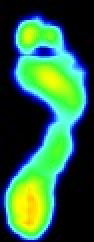
#> input picture cfpiDemoWeekWise/week_5/usingPureOpenCV/demo8.jpg, 47 x 121 px, found by its file name (shown 2 times larger)
$ jupyter execute basic2_geometric.ipynb   (shell and % lines are left out)
#> lines starting #> are read from the running program, lines starting #| are printed output that depends on the picture; after the words box and inside, x2 and y2 are one past the last pixel; in counts of white or black regions, pixels touching at a corner belong together
[cell 1]
import cv2

[cell 2]
import numpy as np

import matplotlib.pyplot as plt

[cell 3]
blankImg = np.zeros(shape=(512,512,3),dtype=np.int16)

[cell 4]
blankImg.shape

[cell 5]
plt.imshow(blankImg)

[cell 6]
cv2.rectangle(blankImg,pt1=(384,0),pt2=(510,150),color=(0,255,0),thickness=10)

[cell 7]
plt.imshow(blankImg)

[cell 8]
cv2.circle(img=blankImg,center=(100,100),radius=50,color=(255,0,0),thickness=8)
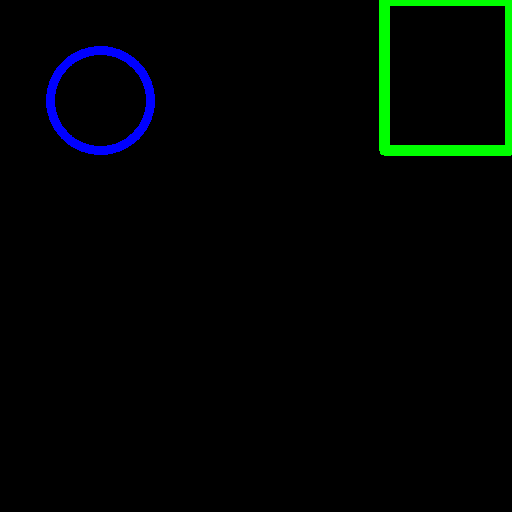
#> blankImg: shape (512, 512, 3) int16; mean of channels 0, 1, 2 2.7, 4.6, 0; drawn as B, G, R
plt.imshow(blankImg)
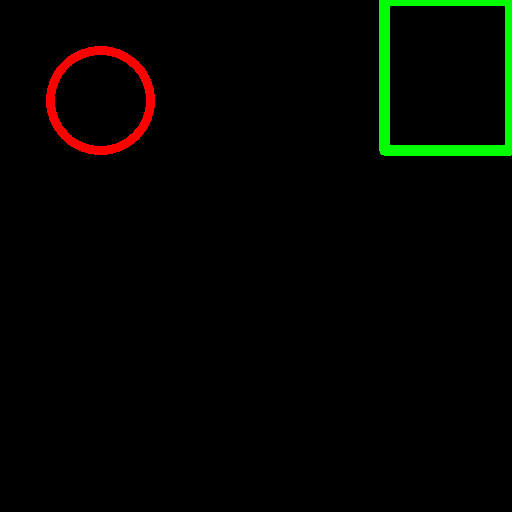
#> shown: shape (512, 512, 3); mean R, G, B 2.7, 4.6, 0

[cell 9]
cv2.circle(img=blankImg,center=(400,400),radius=50,color=(255,0,0),thickness=-1)
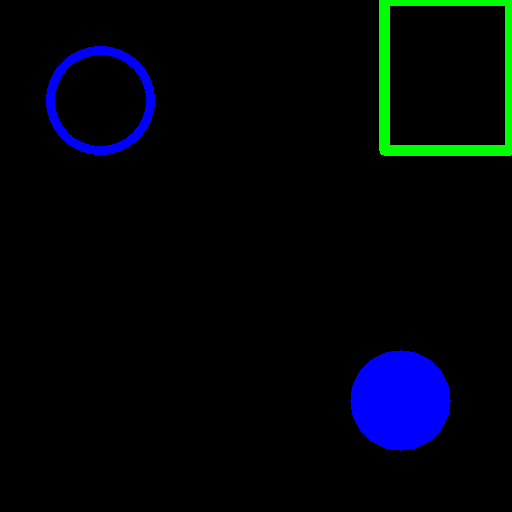
#> blankImg: shape (512, 512, 3) int16; 2.99% of pixels changed, all inside (x1, y1, x2, y2) = (350, 350, 451, 451); drawn as B, G, R
plt.imshow(blankImg)
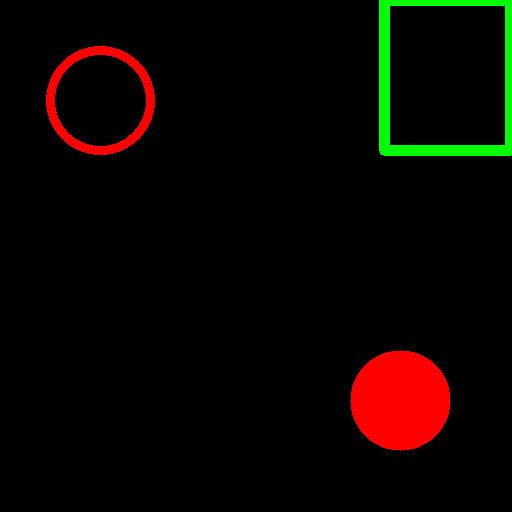
#> shown: shape (512, 512, 3); mean R, G, B 10.4, 4.6, 0

[cell 10]
cv2.line(blankImg,pt1=(0,0),pt2=(512,512),color=(102,255,255),thickness=5)
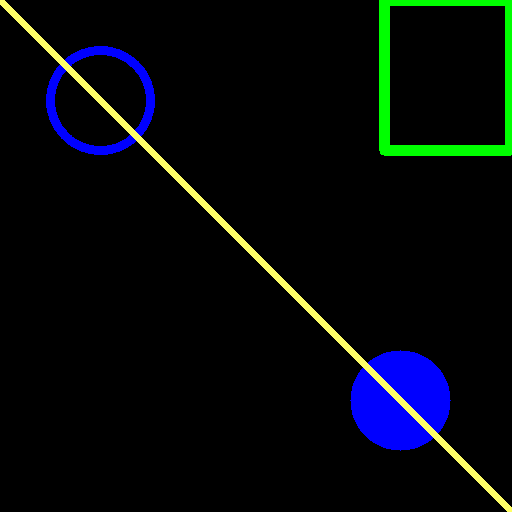
#> blankImg: shape (512, 512, 3) int16; 1.75% of pixels changed, all inside (x1, y1, x2, y2) = (0, 0, 512, 512); drawn as B, G, R
plt.imshow(blankImg)
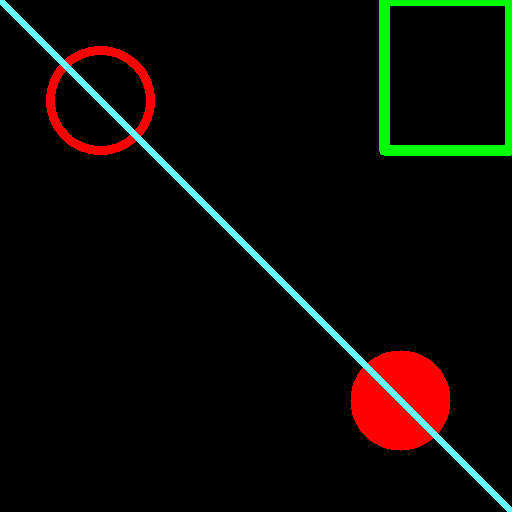
#> shown: shape (512, 512, 3); mean R, G, B 11.4, 9.1, 4.5

[cell 11]
img_0=cv2.imread("datasetPerson24/demo8.jpg",1)
#> img_0 is the input picture: shape (121, 47, 3); mean B, G, R 69.9, 101.4, 46.8
fix_image=cv2.cvtColor(img_0,cv2.COLOR_BGR2RGB)

[cell 12]
#img_0

[cell 13]
plt.imshow(fix_image)

[cell 14]
cv2.line(fix_image,pt1=(25,0),pt2=(25,120),color=(0,0,255),thickness=1)
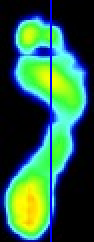
#> fix_image: shape (121, 47, 3) (shown 2 times larger); mean R, G, B 45.3, 97.6, 72.7
plt.imshow(fix_image)

[cell 15]
cv2.imwrite('totallyNewWith.jpg',fix_image)
#> Out = True

[cell 16]
font=cv2.FONT_HERSHEY_SIMPLEX
cv2.putText(blankImg,text='Hello',org=(10,500),fontFace=font,fontScale=4,color=(255,255,255),thickness=3,lineType=cv2.LINE_AA)
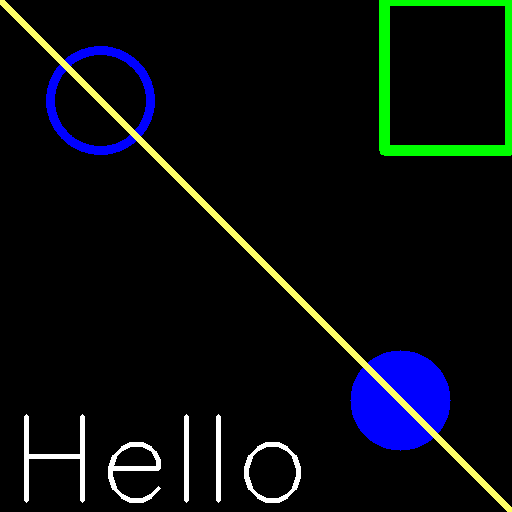
#> blankImg: shape (512, 512, 3) int16; 1.42% of pixels changed, all inside (x1, y1, x2, y2) = (24, 414, 301, 503); drawn as B, G, R
plt.imshow(blankImg)
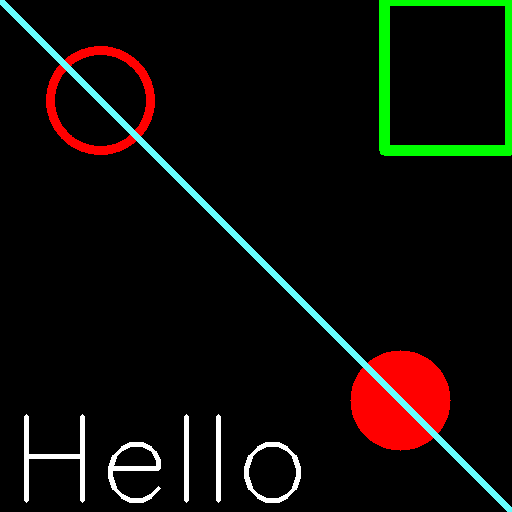
#> shown: shape (512, 512, 3); mean R, G, B 15.1, 12.7, 8.1

[cell 17]
blankImg_0= np.zeros(shape=(512,512,3),dtype=np.int32)

[cell 18]
vertices=np.array([[100,300],[200,200],[400,300],[200,400]],dtype=np.int32)

[cell 19]
vertices.shape

[cell 20]
pts=vertices.reshape((-1,1,2))

[cell 21]
vertices

[cell 22]
pts

[cell 23]
cv2.polylines(blankImg_0,[pts],isClosed=True,color=(255,0,0),thickness=5)

[cell 24]
plt.imshow(blankImg_0)
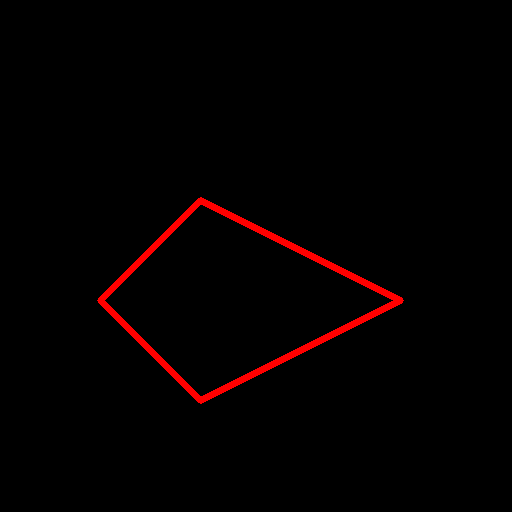
#> shown: shape (512, 512, 3); mean R, G, B 4.7, 0, 0

$ run again, with cfpiDemoWeekWise/week_5/usingPureOpenCV/demo7.jpg copied over cfpiDemoWeekWise/week_5/usingPureOpenCV/demo8.jpg
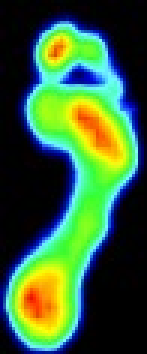
#> input picture cfpiDemoWeekWise/week_5/usingPureOpenCV/demo7.jpg, 49 x 118 px, found by its file name (shown 3 times larger)
#> img_0 is the input picture: shape (118, 49, 3); mean B, G, R 59.2, 99.4, 58.1
#> `cv2.line(fix_image,pt1=(25,0),pt2=(25,120),color=(0,0,255),thickness=1)`:
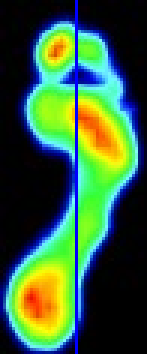
#> fix_image: shape (118, 49, 3) (shown 3 times larger); mean R, G, B 56.3, 95.5, 62
#> Out = True
